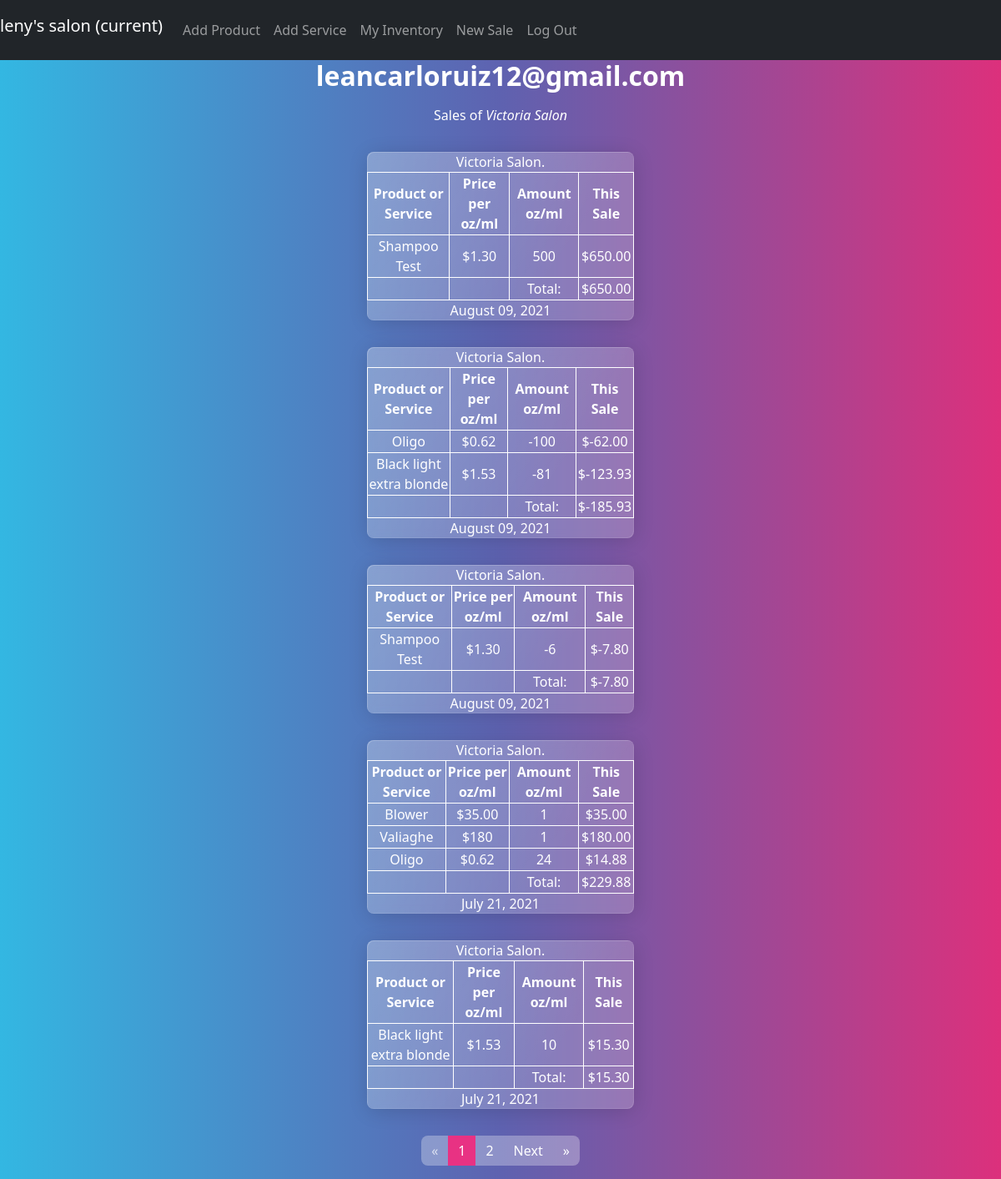
Screenshot of / (signed in) with the database file from the repository.
### saloninventory/models.py (models this page shows)
class User(AbstractUser):
    pass

class Sale(models.Model):
    sales_person = models.ForeignKey(
        "User", on_delete=models.CASCADE, related_name="sales_person")
    total = models.DecimalField(max_digits=10, decimal_places=2)
    sold_products = models.ManyToManyField(
        "Products", blank=True, related_name="sold_products")
    sold_services = models.ManyToManyField(
        "Services", blank=True, related_name="sold_services")
    sale_html = models.CharField(max_length=2000, blank=True)
    timestamp = models.DateTimeField(auto_now_add=True)
    def serialize(self):
        return{
            "Sale_id": self.id,
            "Sold_products": [{"prodName":Products.product_name,
                               "prodImage": Products.image} for Products in self.sold_products.all()],
            "Sold_services": [Services.service_name for Services in self.sold_services.all()],
            "Sale_date": [{"day":self.timestamp.day,
                           "month":self.timestamp.month,
                           "year":self.timestamp.year,
                           "date":self.timestamp.strftime("%B %d, %Y")#, %I:%M %p")
                            }],
            "Total":self.total,
            "Sold_html": self.sale_html,
        }

### saloninventory/views.py (the view)
# urls.py: path('', views.index, name='index'),
def index(request):
    if request.user.is_authenticated:
        return Sales_pag(request)
    else:
        return HttpResponseRedirect(reverse("login"))

### saloninventory/views.py (called while the page is built)
@login_required
def Sales_pag(request):
    my_sales = Sale.objects.filter(sales_person=request.user)
    my_sales = my_sales.order_by("-timestamp").all()
    paginator = Paginator([my_sale.serialize() for my_sale in my_sales], 5)
    page_number = request.GET.get('page')
    page_obj = paginator.get_page(page_number)
    page_items = len(page_obj)
    return render(request, "saloninventory/index.html", {'page_obj': page_obj,
                                                          'page_items':page_items})

### saloninventory/templates/saloninventory/index.html (shortened to what this page needs)
{% extends "saloninventory/layout.html" %} {% load static %}
  {% block body %}
  <h2 style="text-align: center">{{ request.user.email }}</h2>
  <div
    id="indexdiv"
    style="text-align: center; margin-left: auto; margin-right: auto"
  >
    <div id="itemAmount" name = "{{page_items}}" class="text-center">
      <figcaption class="blockquote-header">
        Sales of <cite title="Source Title">{{request.user.first_name}}</cite>
      </figcaption>
      {% for sale in page_obj.object_list %}
      <div
        class="card border-success mb-3"
        style="
          max-width: 20rem;
          text-align: center;
          margin-left: auto;
          margin-right: auto;
        "
      >
        <div class="header">{{request.user.first_name}}.</div>
        <table>
          {{sale.Sold_html|safe}}
        </table>
        <div class="footer">
          {%for date in sale.Sale_date%} {{date.date}}{% endfor %}
        </div>
      </div>
      {% endfor %}
    </div>
    <div style="
          max-width: fit-content;
          margin-left: auto;
          margin-right: auto;
        ">
      <ul class="pagination" >
        {% if page_obj.has_previous %}
        <li class="page-item">
          <a href="?page=1" class="page-link">&laquo;</a>
        </li>
        <li class="page-item">
        <a href="?page={{ page_obj.previous_page_number }}" class="page-link"
          >Previous</a>
        </li>
        <a href="?page={{ page_obj.previous_page_number }}" class="page-link"
          >{{ page_obj.previous_page_number }}</a
        >
        {% else %}
        <li class="page-item disabled">
          <a class="page-link" href="#">&laquo; </a>
        </li>
        {% endif %}
        <li class="page-item active">
          <a class="page-link" href="#">{{ page_obj.number }}</a>
        </li>
        {% if page_obj.has_next %}
        <li class="page-item">
          <a class="page-link" href="?page={{ page_obj.next_page_number }}"
            >{{ page_obj.next_page_number }}</a
          >
        </li>
        <li class="page-item">
          <a class="page-link" href="?page={{ page_obj.next_page_number }}"
            >Next</a
          >
        </li>
        <li class="page-item">
          <a class="page-link" href="?page={{ page_obj.paginator.num_pages }}">
            &raquo;</a
          >
        </li>
        {%else%}
        <li class="page-item disabled">
          <a class="page-link" href="?page={{ page_obj.paginator.num_pages }}">
            &raquo;</a
          >
        </li>
        {% endif %}
      </ul>
    </div>
  </div>
   {% endblock %}

### saloninventory/templates/saloninventory/layout.html (shortened to what this page needs)
{% load static %}
<!DOCTYPE html>
<html lang="en">
  <head>
    <link rel="stylesheet" type="text/css" href="https://bootswatch.com/5/quartz/bootstrap.min.css">
    <link rel="stylesheet" href="{% static 'saloninventory/styles.css' %}" />
  </head>
  <body>
    <nav class="navbar navbar-expand-lg navbar-dark bg-dark">
      <div class="collapse navbar-collapse" id="navbarColor02">
        <ul class="navbar-nav mr-auto">
          {% if user.is_authenticated %}
          <li class="nav-item active">
            <a
              class="navbar-brand"
              href="{% url 'index' %}"
              name="{{user.id}}"
              id="userid"
              >{{ user.username }}'s salon
              <span class="sr-only">(current)</span>
            </a>
          </li>
          <li class="nav-item">
            <a class="nav-link" href="{% url 'addproduct' %}" id="newitem"
              >Add Product</a
            >
          </li>
          <li class="nav-item">
            <a class="nav-link" href="{% url 'addService' %}" id="newservice"
              >Add Service</a
            >
          </li>
          <li class="nav-item">
            <a class="nav-link" href="{% url 'inventory' %}" id="inventory">My Inventory</a>
          </li>
          <li class="nav-item">
            <a class="nav-link" href="{% url 'newSale' %}" id="newSale"
              >New Sale</a
            >
          </li>
          <li class="nav-item">
            <a class="nav-link" href="{% url 'logout' %}">Log Out</a>
          </li>
          {% endif %}
        </ul>
      </div>
    </nav>
    <div class="body">{% block body %} {% endblock %}</div>
  </body>
</html>

### saloninventory/templates/saloninventory/index.html (style rules this page uses)
table, th, td { border: 1px solid rgb(255, 255, 255); }

### rows the page displays
User: username "leny", user.email "leancarloruiz12@gmail.com", user.first_name "Victoria Salon", user.first_name "Victoria Salon" "Victoria Salon" "Victoria Salon" "Victoria Salon" "Victoria Salon"
Sale: Sold_html "Product or Service Price per oz/ml Amount oz/ml This Sale Shampoo Test $1.30 500 $650.00 Total: $650.00"
Sale: Sold_html "Product or Service Price per oz/ml Amount oz/ml This Sale Oligo $0.62 -100 $-62.00 Black light extra blonde $1.53 -81 $-123.93 Total: $-185.93"
Sale: Sold_html "Product or Service Price per oz/ml Amount oz/ml This Sale Shampoo Test $1.30 -6 $-7.80 Total: $-7.80"
Sale: Sold_html "Product or Service Price per oz/ml Amount oz/ml This Sale Blower $35.00 1 $35.00 Valiaghe $180 1 $180.00 Oligo $0.62 24 $14.88 Total: $229.88"
Sale: Sold_html "Product or Service Price per oz/ml Amount oz/ml This Sale Black light extra blonde $1.53 10 $15.30 Total: $15.30"

### other values shown
{{ date.date }} "August 09, 2021" "August 09, 2021" "August 09, 2021" "July 21, 2021" "July 21, 2021"
{{ page_obj.number }} "1"
{{ page_obj.next_page_number }} "2"
